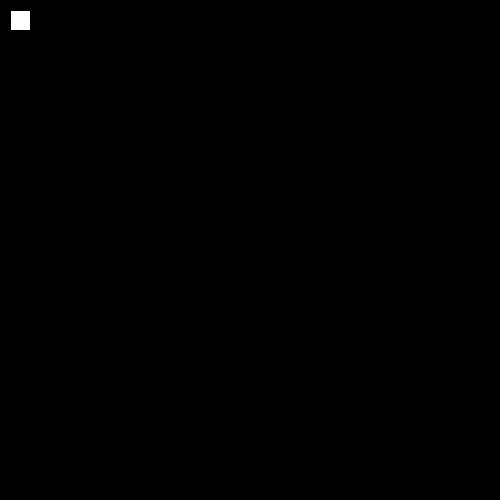
Frame 1 (no input)
Frame 60 (the mouse pressed at the canvas centre just before this capture): identical to frame 1, image omitted
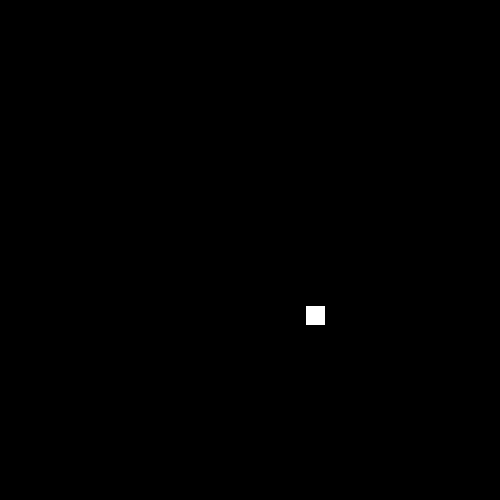
Frame 120 (the mouse held since frame 60 and released just before this capture)

The Processing sketch that drew these frames (run headless with seeded random() and noise(); from frame 60 on, the mouse is pressed at the canvas centre):

// Processing sketch: function_changePos
// ── function_changePos.pde
float xPos, yPos;

void setup() {
  size(500, 500);
  xPos = 10;
  yPos = 10;
}

void draw() {
  background(0);
  rect(xPos, yPos, 20, 20);
  
  if(mousePressed){
   modifyPosition(5, 5); //modify this values to change speed
  }
}

//functions can not only be used to draw stuff, but to perform operations or whatever we want
void modifyPosition (float addX, float addY) {
  xPos += addX;
  yPos += addY;
}
